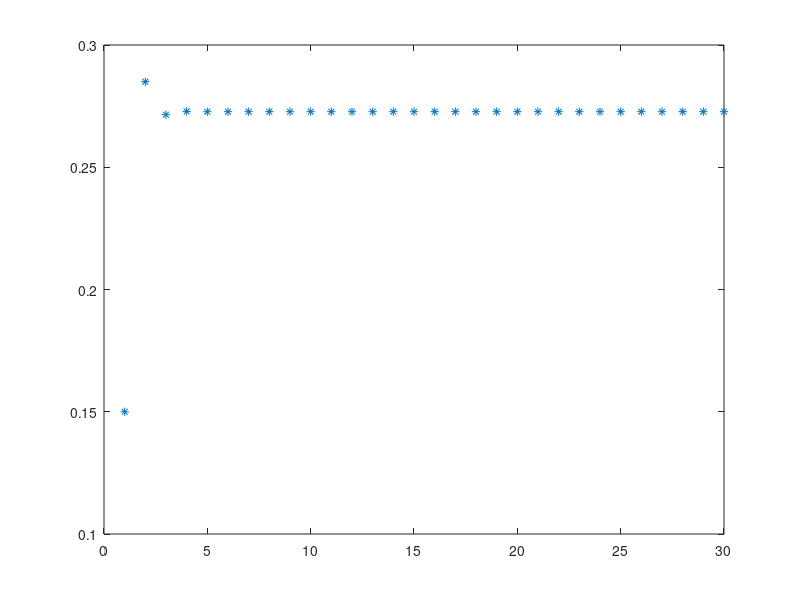

Reproduce this figure in MATLAB.
clear all
% 1 aluno - 2 aulas às 9h na 4ª e 6ª
% presente na anterior --> p("ir à aula")=0,7
% faltou na anterior --> p("ir à aula")=0,8

% (a)
% se está presente na 4ª qual a prob de estar presente na próxima 4ª

%1 - n ir à aula
%2 - ir à aula

T = [0.2 0.3    % soma das colunas = 1
     0.8 0.7];

sum(T);

x = [0
     1]; % estar presente na 1ª e nao estar na 2ª

% ir na prox. aula
x1 = T * x;
% duas aulas depois
x2 = T^2 * x;

fprintf("a: %f\n", x2(2))

% (b)
x = [1
     0]; % n estar presente na 1ª e estar na 2ª

x2 = T^2 * x;
fprintf("b: %f\n", x2(2))

% (c)
x = [0
     1];

x2 = T^(30-1)*x;x
fprintf("c: %f\n", x2(2))

% (d) -  grafico a probabilidade de faltar a cada uma das 30 aulas, assumindo que a 
%probabilidade de estar presente na primeira aula e de 85%
v = [0.15;0.85];

res = zeros(1,30);

res(1) = 0.15;

for i=2:30
    v = T*v;
    res(i) = v(1);
end
    
plot(res,'*')
    
    
    

